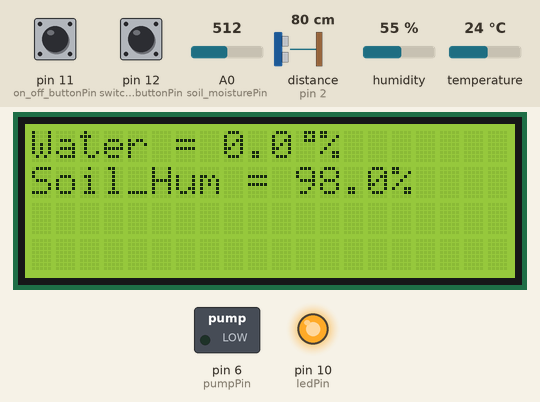
The sketch below on a simulated Arduino Uno, built with avr-gcc and run on an emulated ATmega328P. Shown: 20×4 character LCD, switched loads named in the sketch (green lamp = pin HIGH), output pins drawn as LEDs (lit = HIGH). Wiring (inferred from the names in the program): ultrasonic range finder: trigger pin 3; echo pin 2. The test bench sets the inputs (shaded band); at power-on: pin 11 (on_off_buttonPin) LOW, distance to the obstacle (sensor on pin 2) 80 cm, A0 (soil_moisturePin) = 512, humidity 55 %, temperature 24 °C, pin 12 (switch_buttonPin) HIGH. The echo pulse lasts 58.3 µs per cm; pins used as bus, display or sensor lines are not drawn; what the sketch prints to the serial monitor is not drawn.

Above: at 0.82 s.
1.3 s: pin 11 (on_off_buttonPin) pulled HIGH for 3.2 s
At 5.3 s:
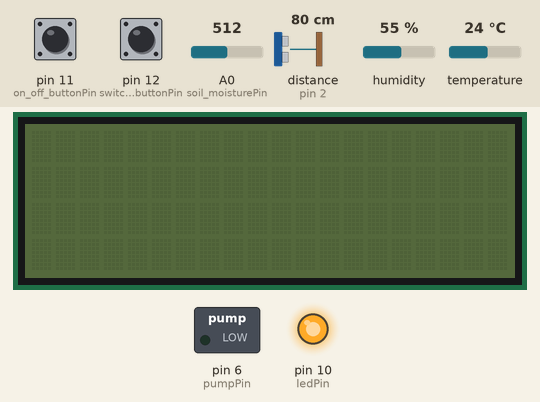
6.0 s: distance to the obstacle (sensor on pin 2) set to 2 cm
At 6.5 s:
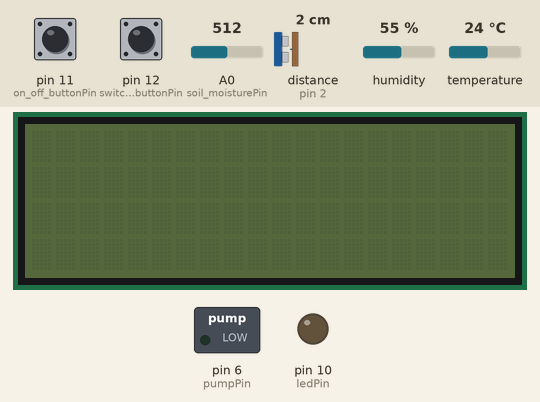
7.5 s: pin 11 (on_off_buttonPin) pulled HIGH for 0.35 s
At 8.3 s:
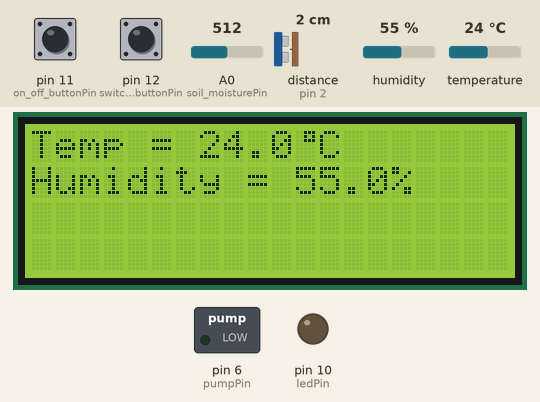
10.5 s: A0 (soil_moisturePin) set to 716
At 11.01 s:
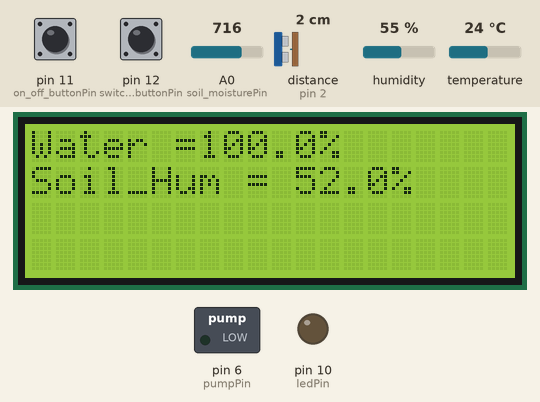
12.3 s: humidity set to 22 %
At 12.51 s:
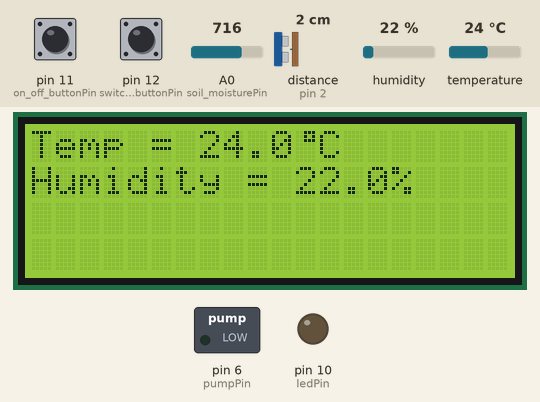
13.8 s: temperature set to 12 °C
At 14.32 s:
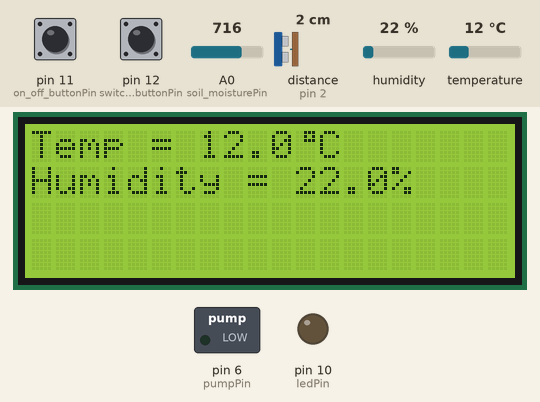
Timing chart, 0 to 16.6 s (numbered marks = the images above; inputs shaded):
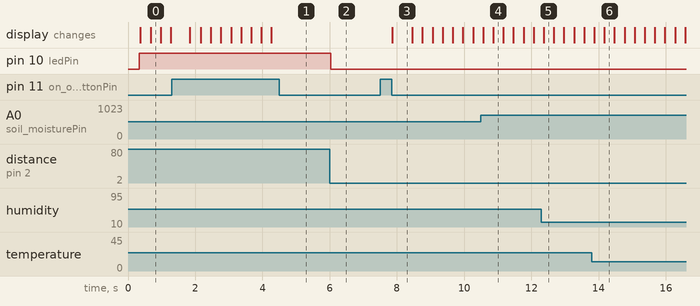

The sketch:

plant_feeder.ino
```cpp
#include <dht11.h>
#include <LiquidCrystal_I2C.h>

// Initializarea pinilor digitali
const int echoPin = 2;
const int trigPin = 3;
const int dht11Pin = 5;
const int pumpPin = 6;
const int ledPin = 10;
const int switch_buttonPin = 12;
const int on_off_buttonPin = 11;

// Initializarea pinilor analogici
const int soil_moisturePin = A0;

// Obiectul pentru senzorul DHT11
dht11 DHT11;

// Variabile pentru contorizarea apasarilor de butoane
int switch_button_counter = 0;
bool last_switch_button_state = LOW;
int on_off_button_counter = 0;
bool last_on_off_button_state = LOW;
bool lcd_state = true; // Starea LCD-ului

// Initializarea ecranului LCD
LiquidCrystal_I2C lcd(0x27,20,4);
byte degree_symbol[8] = {0b00111, 0b00101, 0b00111, 0b00000, 0b00000, 0b00000, 0b00000, 0b00000};

// Variabile pentru timing
unsigned long previous_millis = 0;
const long interval = 300; // Intervalul pentru functia loop (ms)
unsigned long last_debounce_time = 0;
const unsigned long debounce_delay = 200; // Timpul pentru debounce (ms)

unsigned long last_pump_time = 0; // Timpul ultimei activari a pompei
const unsigned long pump_interval = 20000; // Intervalul de activare a pompei (20 secunde)

void setup() {
  Serial.begin(9600);

  // Configurarea pinilor
  DDRD |= (1 << DDD3); // trigPin OUTPUT
  DDRD &= ~(1 << DDD2); // echoPin INPUT

  DDRD |= (1 << DDD6); // pumpPin OUTPUT
  PORTD &= ~(1 << PORTD6); // pumpPin LOW

  DDRB |= (1 << DDB2); // ledPin OUTPUT
  DDRB &= ~(1 << DDB3); // on_off_buttonPin INPUT
  DDRB &= ~(1 << DDB4); // switch_buttonPin INPUT

  // Initializarea LCD-ului
  lcd.init();
  lcd.backlight();
  lcd.createChar(1, degree_symbol);
}

void loop() {
  unsigned long current_millis = millis();

  // Verific intrevalul pentru a executa codul periodic
  if (current_millis - previous_millis >= interval) {
    previous_millis = current_millis;

    // Masurarea distantei
    float distance  = getDistance();

    // Citirea umiditatii solului
    int soil_moisture =  analogRead(soil_moisturePin);

    // Citirea temperaturii si umiditatii din aer
    int temperature, humidity;
    readDHT(temperature, humidity);

    // Calcularea procentului de apa din rezervor
    float water = map(distance, 4, 24, 100, 0);
    water = constrain(water, 0, 100);

    // Actualizarea starii LED-ului
    updateLED(water);

    // Calcularea procentului de umiditate in sol
    float soil_hum = map(soil_moisture, 500, 950, 100, 0);
    soil_hum = constrain(soil_hum, 0, 100);

    // Actualizarea starii pompei
    updatePump(soil_hum, current_millis);

    // Debouncing pentru butonul on/off
    if (debounceButton(on_off_buttonPin, last_on_off_button_state, last_debounce_time)) {
      on_off_button_counter++;
      lcd_state = !lcd_state;
    }

    // Debouncing pentru butonul de schimbare a afisajului LCD
    if (debounceButton(switch_buttonPin, last_switch_button_state, last_debounce_time)) {
      switch_button_counter++;
    }

    // Afisarea datelor pe LCD
    displayData(lcd_state, switch_button_counter, water, soil_hum);

    // Afisarea datelor de debug in Serial Monitor
    debugDisplay(distance, soil_moisture, water, soil_hum, on_off_button_counter, switch_button_counter);
  }
}

// Functia pentru masurarea distantei folosind senzorul ultrasonic
float getDistance() {
  PORTD &= ~(1 << PORTD3); // trigPin LOW
  delayMicroseconds(2);
  PORTD |= (1 << PORTD3); // trigPin HIGH
  delayMicroseconds(10);
  PORTD &= ~(1 << PORTD3); // trigPin LOW

  long duration = pulseIn(echoPin, HIGH);
  float distance = duration * 0.0343 / 2;

  return distance;
}

// Functia pentru actualizarea starii pompei in functie de umiditatea solului si a timerului
void updatePump(float soil_hum, unsigned long current_millis) {
  if (soil_hum < 50 && (current_millis - last_pump_time >= pump_interval)) {
    last_pump_time = current_millis;

    // Activez pompa
    PORTD |= (1 << PORTD6); // pumpPin HIGH
    delay(2000);

    // Dezactivez pompa
    PORTD &= ~(1 << PORTD6); // pumpPin LOW
    delay(200);
  }
}

// Functia pentru actualizarea starii LED-ului in functie de nivelul apei
void updateLED(float water) {
  if (water < 20) {
    // Activez LED-ul
    PORTB |= (1 << PORTB2); // ledPin HIGH
  } else {
    // Dezactivez LED-ul
    PORTB &= ~(1 << PORTB2); // ledPin LOW
    }
}

// Functia pentru citirea temperaturii si umiditatii folosind senzorul DHT11
void readDHT(int &temperature, int &humidity) {
  int chk = DHT11.read(dht11Pin);
  temperature = DHT11.temperature;
  humidity = DHT11.humidity;
}

// Functie pentru debounce-ul butoanelor
bool debounceButton(int pin, bool &last_button_state, unsigned long &last_debounce_time) {
  bool reading = digitalRead(pin);

  if (reading != last_button_state) {
    last_debounce_time = millis();
  }

  if ((millis() - last_debounce_time) > debounce_delay) {
    if (reading == HIGH) {
      last_button_state = reading;
      return true;
    }
  }

  last_button_state = reading;
  return false;
}

// Functia pentru afisarea datelor pe LCD
void displayData(int lcd_state, int switch_counter, float water, float soil_hum)
{
  if(lcd_state) {
    lcd.backlight();
    if(switch_button_counter % 2 == 0) {
      // Afisez temperatura din aer pe LCD
      lcd.setCursor(0, 0);
      lcd.print("Temp = ");
      lcd.setCursor(11,0);
      lcd.write(1);
      lcd.print("C");

      lcd.setCursor(7,0);
      lcd.print((float)DHT11.temperature, 1);

      // Afisez umiditatea din aer pe LCD
      lcd.setCursor(0,1);
      lcd.print("Humidity = ");
      lcd.setCursor(15,1);
      lcd.print("%");

      lcd.setCursor(11,1);
      lcd.print((float)DHT11.humidity, 1);
    } else {
      // Afisez temperatura din aer pe LCD
      lcd.setCursor(0, 0);
      lcd.print("Water = ");
      lcd.setCursor(12,0);
      lcd.print("%");

      lcd.setCursor((water == 100) ? 7 : 8, 0);
      lcd.print((float)water, 1);

      // Afisez umiditatea din aer pe LCD
      lcd.setCursor(0,1);
      lcd.print("Soil_Hum = ");
      lcd.setCursor(15,1);
      lcd.print("%");

      lcd.setCursor((soil_hum == 100) ? 10 : 11, 1);
      lcd.print((float)soil_hum, 1);
    }
  } else {
    lcd.clear();
    lcd.noBacklight();
  }
}

// Functia pentru afisarea datelor de debug in Serial Monitor
void debugDisplay(float distance, int soil_moisture, float water, float soil_hum, int on_off_button_counter, int switch_button_counter)
{
  // // Afisarea distantei
  // Serial.print("Distance: ");
  // Serial.print(distance);
  // Serial.print(" cm\n");

  // // Afisez umiditatea in sol
  Serial.print("Soil Moisture Level: ");
  Serial.println(soil_moisture);

  // // Afisez temperatura din aer
  // Serial.print("Temperature  (C): ");
  // Serial.println((float)DHT11.temperature, 1);

  // // Afisez umiditatea din aer
  // Serial.print("Humidity (%): ");
  // Serial.println((float)DHT11.humidity, 1);

  // // Afisez procentul de apa din bazin
  // Serial.print("Water: ");
  // Serial.print(water);
  // Serial.println(" %");

  // // Afisez procentul de umiditate in sol
  Serial.print("Soil Hum: ");
  Serial.print(soil_hum);
  Serial.println(" %");

  // // Afisez counterul pentru pronire/oprire LCD
  // Serial.println(on_off_button_counter);

  // // Afisez counterul pentru afisajul LCD
  // Serial.println(switch_button_counter);
}
```

Measured:
- after the input at 1.3 s, the display: changes after 0.53 s (image 1)
- after the input at 6.0 s, pin 10 (ledPin): HIGH → LOW at once
- after the input at 7.5 s, the display: changes after 0.36 s (image 3)
- after the input at 10.5 s, the display: first differs from a run without the input after 0.37 s (image 4)
- after the input at 12.3 s, the display: changes after 0.07 s (image 5)
- after the input at 13.8 s, the display: first differs from a run without the input after 0.37 s (image 6)
- what the display in image 3 shows lasts 0.6 s, from 7.9 s to 8.5 s
